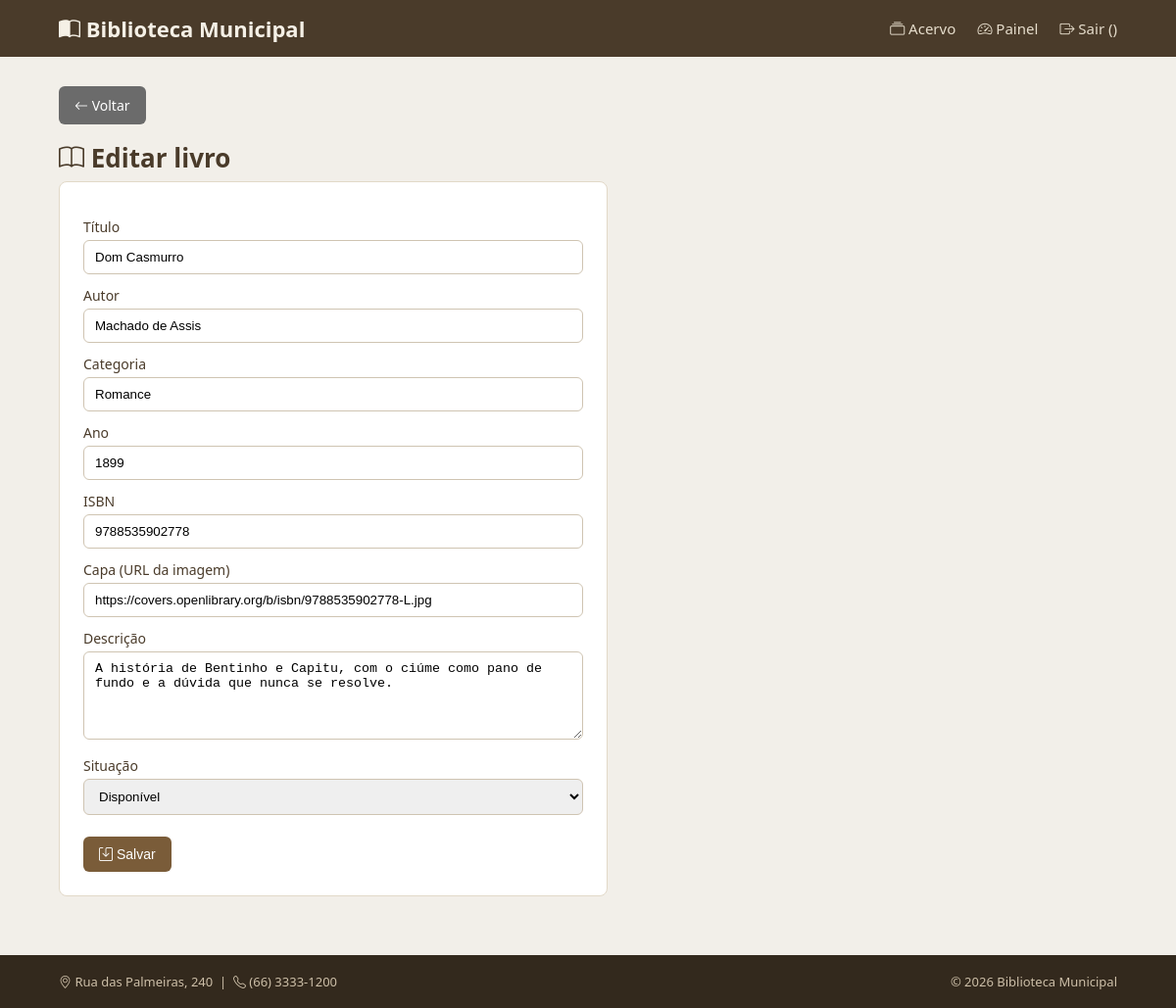
Screenshot of /livro_form.php?id=1 (signed in) with the database file from the repository.
### tables this page shows
CREATE TABLE livros (
    id INT AUTO_INCREMENT PRIMARY KEY,
    titulo VARCHAR(200),
    autor VARCHAR(150),
    categoria VARCHAR(100),
    ano INT,
    isbn VARCHAR(30),
    descricao TEXT,
    capa VARCHAR(300),
    disponivel TINYINT DEFAULT 1
);

### auth.php (called while the page is built, shortened)
<?php
function e($txt) {
    return htmlspecialchars($txt ?? '', ENT_QUOTES, 'UTF-8');
}

### livro_form.php (the view, shortened to what this page needs)
<?php
require 'config.php';
$livro = ['id'=>'','titulo'=>'','autor'=>'','categoria'=>'','ano'=>'','isbn'=>'','descricao'=>'','capa'=>'','disponivel'=>1];
if (isset($_GET['id'])) {
    $id = (int) $_GET['id'];
    $stmt = mysqli_prepare($conn, "SELECT * FROM livros WHERE id = ?");
    mysqli_stmt_bind_param($stmt, 'i', $id);
    mysqli_stmt_execute($stmt);
    $res = mysqli_stmt_get_result($stmt);
    $encontrado = mysqli_fetch_assoc($res);
    if ($encontrado) {
        $livro = $encontrado;
    }
}
?>
<?php require 'includes/header.php'; ?>
<a href="painel.php" class="btn btn-cinza"><i class="bi bi-arrow-left"></i> Voltar</a>
<h1 style="margin-top:16px">
    <i class="bi bi-book"></i>
    <?php echo $livro['id'] ? 'Editar livro' : 'Novo livro'; ?>
</h1>
<div class="form-box">
    <form method="post" action="livro_salvar.php">
        <label>Título</label>
        <input type="text" name="titulo" value="<?php echo e($livro['titulo']); ?>">
        <label>Autor</label>
        <input type="text" name="autor" value="<?php echo e($livro['autor']); ?>">
        <label>Categoria</label>
        <input type="text" name="categoria" value="<?php echo e($livro['categoria']); ?>">
        <label>Ano</label>
        <input type="text" name="ano" value="<?php echo e($livro['ano']); ?>">
        <label>ISBN</label>
        <input type="text" name="isbn" value="<?php echo e($livro['isbn']); ?>">
        <label>Capa (URL da imagem)</label>
        <input type="text" name="capa" value="<?php echo e($livro['capa']); ?>">
        <label>Descrição</label>
        <textarea name="descricao"><?php echo e($livro['descricao']); ?></textarea>
        <label>Situação</label>
        <select name="disponivel">
            <option value="1" <?php echo $livro['disponivel'] ? 'selected' : ''; ?>>Disponível</option>
        </select>
        <br><br>
        <button class="btn" type="submit"><i class="bi bi-save"></i> Salvar</button>
    </form>
</div>
<?php require 'includes/footer.php'; ?>

### css/estilo.css (style rules this page uses)
* { box-sizing: border-box; margin: 0; padding: 0; }
body { font-family: "Segoe UI", Arial, sans-serif; background: #f2efe9; color: #2b2b2b; }
h1 { font-size: 26px; margin-bottom: 6px; color: #4a3b2a; }
.btn { display: inline-block; background: #7a5c39; color: #fff; border: none; padding: 10px 16px; border-radius: 6px; cursor: pointer; text-decoration: none; font-size: 14px; }
.btn-cinza { background: #6b6b6b; }
.form-box { background: #fff; padding: 24px; border-radius: 8px; border: 1px solid #e2d9c8; max-width: 560px; }
.form-box label { display: block; margin: 12px 0 4px; font-size: 14px; color: #4a3b2a; }
.form-box input, .form-box textarea, .form-box select { width: 100%; padding: 9px 11px; border: 1px solid #cfc4b2; border-radius: 6px; }
.form-box textarea { min-height: 90px; }

### rows the page displays
livros: titulo "Dom Casmurro", autor "Machado de Assis", categoria "Romance", ano "1899", isbn "9788535902778", capa "https://covers.openlibrary.org/b/isbn/9788535902778-L.jpg", descricao "A história de Bentinho e Capitu, com o ciúme como pano de fundo e a dúvida que nunca se resolve.", disponivel "Disponível"
